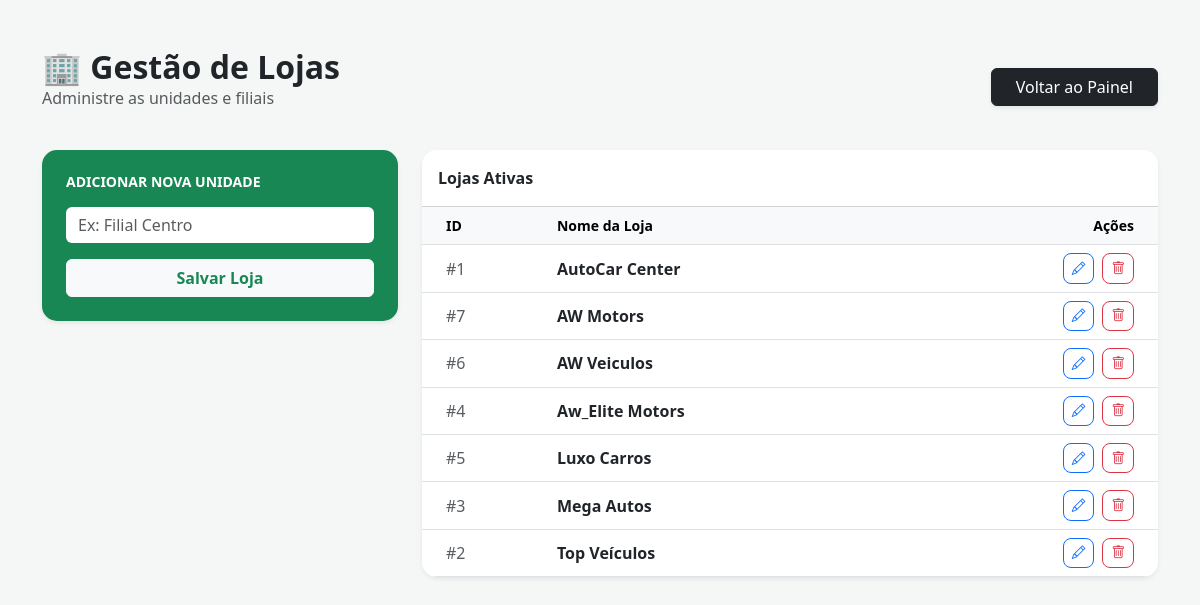
Screenshot of /gerenciar_lojas.php with the database file from the repository.
### tables this page shows
CREATE TABLE `loja` (
  `id_loja` int(11) NOT NULL,
  `nome` varchar(100) NOT NULL,
  `endereco` varchar(255) DEFAULT NULL,
  `id_gerente` int(11) DEFAULT NULL
);

### gerenciar_lojas.php (the view, shortened to what this page needs)
<?php
include('conexao.php');
?>
<!DOCTYPE html>
<html lang="pt-br">
<head>
    <link href="https://cdn.jsdelivr.net/npm/bootstrap@5.3.0/dist/css/bootstrap.min.css" rel="stylesheet">
    <link rel="stylesheet" href="https://cdn.jsdelivr.net/npm/bootstrap-icons@1.11.0/font/bootstrap-icons.css">
</head>
<body>
<div class="container py-5">
    <div class="d-flex justify-content-between align-items-center mb-4">
        <div>
            <h2 class="fw-bold text-dark mb-0">🏢 Gestão de Lojas</h2>
            <p class="text-muted">Administre as unidades e filiais</p>
        </div>
        <a href="index.php" class="btn btn-dark shadow-sm px-4">Voltar ao Painel</a>
    </div>
    <div class="row g-4">
        <div class="col-md-4">
            <div class="card shadow-sm p-4 text-white bg-success">
                <h6 class="fw-bold text-uppercase mb-3 small">Adicionar Nova Unidade</h6>
                <form method="POST">
                    <div class="mb-3">
                        <input type="text" name="nome_loja" class="form-control border-0" placeholder="Ex: Filial Centro" required>
                    </div>
                    <button type="submit" name="add_loja" class="btn btn-light w-100 fw-bold text-success">Salvar Loja</button>
                </form>
            </div>
        </div>
        <div class="col-md-8">
            <div class="card shadow-sm overflow-hidden">
                <div class="card-header bg-white fw-bold py-3">Lojas Ativas</div>
                <div class="card-body p-0">
                    <table class="table table-hover mb-0">
                        <thead class="table-light small">
                            <tr>
                                <th class="ps-4 text-start">ID</th>
                                <th class="text-start">Nome da Loja</th>
                                <th class="text-end pe-4">Ações</th>
                            </tr>
                        </thead>
                        <tbody>
                            <?php
                            $res = $conn->query("SELECT * FROM Loja ORDER BY nome ASC");
                            if ($res->num_rows > 0):
                                while($loja = $res->fetch_assoc()): ?>
                                <tr>
                                    <td class="ps-4 text-start text-muted">#<?= $loja['id_loja'] ?></td>
                                    <td class="text-start fw-semibold"><?= $loja['nome'] ?></td>
                                    <td class="text-end pe-4">
                                        <button class="btn btn-outline-primary btn-action"
                                                onclick="abrirModal(<?= $loja['id_loja'] ?>, '<?= addslashes($loja['nome']) ?>')">
                                            <i class="bi bi-pencil"></i>
                                        </button>
                                        <a href="gerenciar_lojas.php?excluir=<?= $loja['id_loja'] ?>"
                                           class="btn btn-outline-danger btn-action ms-1"
                                           onclick="return confirm('Confirmar exclusão desta loja?')">
                                            <i class="bi bi-trash"></i>
                                        </a>
                                    </td>
                                </tr>
                                <?php endwhile;
                            else: ?>
                                <tr>
                                    <td colspan="3" class="text-center py-4 text-muted">Nenhuma loja cadastrada.</td>
                                </tr>
                            <?php endif; ?>
                        </tbody>
                    </table>
                </div>
            </div>
        </div>
    </div>
</div>
</body>
</html>

### gerenciar_lojas.php (style rules this page uses)
body { background-color: #f4f7f6; }
.card { border-radius: 15px; border: none; }
.btn-action { padding: 4px 8px; font-size: 0.85rem; border-radius: 8px; }
.table td { vertical-align: middle; }

### rows the page displays
loja: id_loja "1", nome "AutoCar Center"
loja: id_loja "7", nome "AW Motors"
loja: id_loja "6", nome "AW Veiculos"
loja: id_loja "4", nome "Aw_Elite Motors"
loja: id_loja "5", nome "Luxo Carros"
loja: id_loja "3", nome "Mega Autos"
loja: id_loja "2", nome "Top Veículos"
